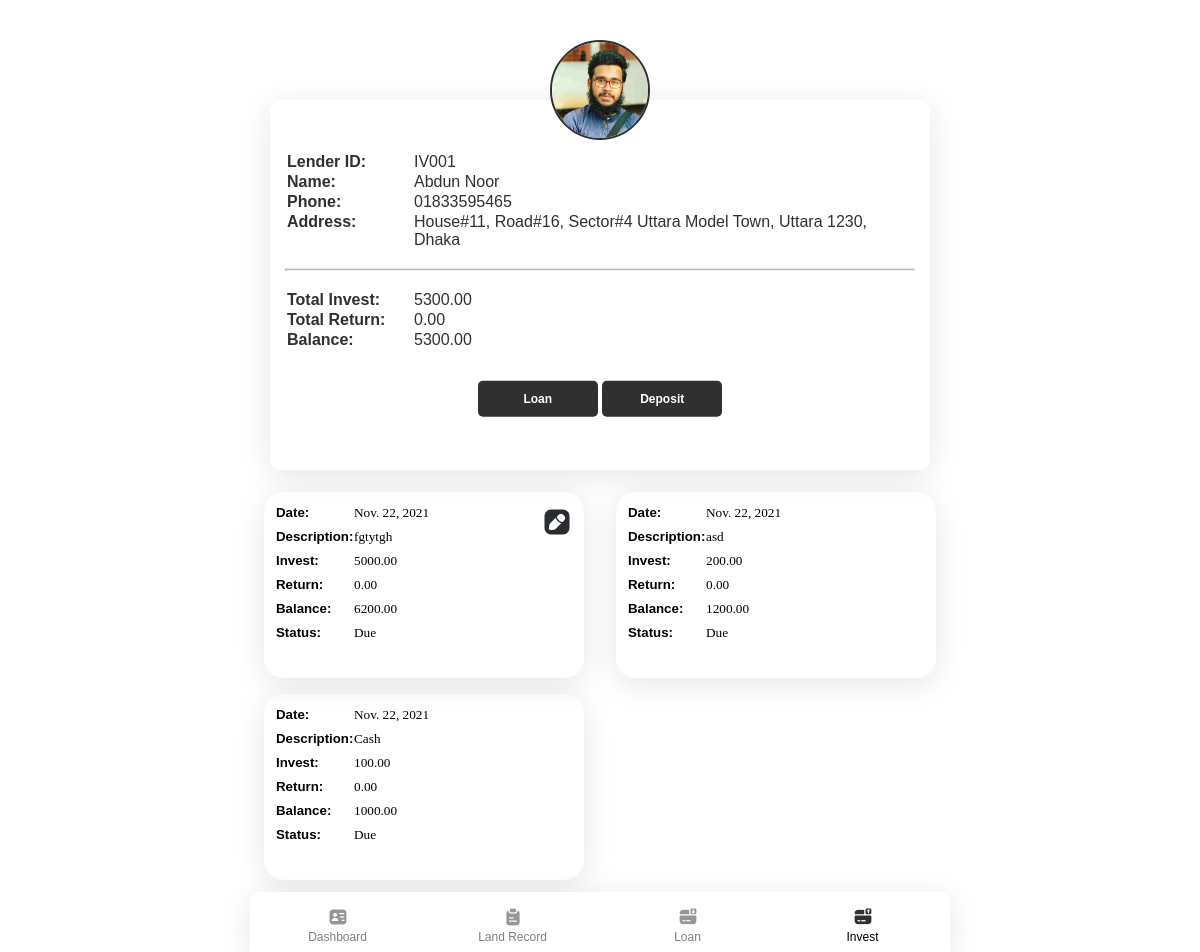
Page /lenderprofile/1 (signed in) on the committed database.
### app/models.py (models this page shows, shortened)
class Lender(models.Model):
    lenderName = models.CharField(max_length=50)
    phone = models.CharField(max_length=15, blank=True, null= True)
    address = models.TextField(blank=True, null= True)
    img = models.ImageField(default='avatar.png', upload_to='pics')
    investor = models.ForeignKey(User, on_delete=models.SET_NULL, blank=True, null=True)
    totalbalance = models.FloatField(default=0, null=True, blank=True)
    def __str__(self):
        return "IV00" +str(self.id)

class Invest(models.Model):
    lender = models.ForeignKey(Lender, on_delete=models.SET_NULL, blank=True, null=True)
    description = models.TextField(blank=True, null= True)
    invest = models.FloatField(default=0, null=True, blank=True)
    retern = models.FloatField(default=0, null=True, blank=True)
    balance = models.FloatField(default=0, null=True, blank=True)
    date = models.DateField( default=datetime.date.today)
    status = models.BooleanField(default=False, null=True, blank=False)

### app/views.py (the view)
# urls.py: path('lenderprofile/<int:id>', views.lenderprofile, name='lenderprofile'),
@login_required(login_url='login')
def lenderprofile(request, id):
    if request.method == 'POST' and request.FILES['img']:
        i = request.FILES['img']
        profile = Lender.objects.get(id=id)
        profile.img = i
        profile.save()
        return redirect("lenderprofile", id)
    else:
        profile = Lender.objects.get(id=id)
        accounts = Invest.objects.filter(lender=profile).order_by('-id')
        total_invest, total_return, b = total_count_lender(accounts)
        return render(request, "app/lenderprofile.html",{
            "profile": profile,
            "accounts": accounts,
            "total_return": total_return,
            "total_invest": total_invest,
            "Due": b,
        })

### app/views.py (called while the page is built)
def total_count_lender(accounts):
    total_invest = 0
    total_return = 0
    b = 0
    for account in accounts:
        total_invest = total_invest + account.invest
        total_return = total_return + account.retern
    b = total_invest - total_return
    return total_invest, total_return, b

### app/templates/app/lenderprofile.html (shortened to what this page needs)
{% extends "app/layout.html" %}
{% block body %}
<header class="profile" style="text-align: center;">
  <div class="image-upload">
    <label onclick="imagePreview(imgbtn)" id="imgbtn">
        <img src="{{ profile.img.url }}" />
    </label>
</div>
<div class="info">
  <div class="profileinfo">
    <table>
      <tr><td class="column_left">Lender ID: </td><td class="column_right" >{{ profile }}</td></tr>
    <tr><td class="column_left">Name: </td><td class="column_right">{{ profile.lenderName }}</td></tr>
    <tr><td class="column_left">Phone: </td><td class="column_right">{{ profile.phone }}</td></tr>
    <tr><td class="column_left">Address: </td><td class="column_right">{{ profile.address }}</td></tr>
    </table>
  </div>
  <br>
  <hr>
  <br>
  <div class="infototal">
    <table>
      <tr><td class="column_left">Total Invest: </td><td class="column_right">{{ total_invest|floatformat:2 }}</td></tr>
    <tr><td class="column_left">Total Return: </td><td class="column_right">{{ total_return|floatformat:2 }}</td></tr>
    <tr><td class="column_left">Balance: </td><td class="column_right">{{ Due|floatformat:2 }}</td></tr>
    </table>
    <br>
  </div>
    <div class="buttondiv">
        <button class="samebuttons" type="button" onclick="ModalFunc(loanbtn)" id="loanbtn">Loan</button>
        <button class="samebuttons" type="button" onclick="ModalFunc(depositbtn)" id="depositbtn">Deposit</button>
    </div>
</div>
</header>
<div class="list-cards">
  {% for account in accounts %}
  <div class="card list">
      <h5>Date: <span class="lightword">{{ account.date }}</span></h5>
      <h5>Description: <span class="lightword">{{ account.description }}</span></h5>
      <h5>Invest: <span class="lightword">{{ account.invest|floatformat:2 }}</span></h5>
      <h5>Return: <span class="lightword">{{ account.retern|floatformat:2 }}</span></h5>
      <h5>Balance: <span class="lightword">{{ account.balance|floatformat:2 }}</span></h5>
      <h5>Status: <span class="lightword">{% if account.status %} Paid {% else %} Due {% endif %}</span></h5>
      {% if forloop.counter == 1 %}
        <a href="{% url 'edit' account.id 'investedit' account.lender %}"><img src="{% static 'app/img/icon/edit.png' %}" alt=""></a>
      {% endif %}
  </div>
  {% endfor %}
</div>
{% endblock %}

### app/static/app/css/main.css (style rules this page uses)
* { margin: 0; padding: 0; box-sizing: border-box; font-family: 'Poppins', sans-serif; }
html, body { height: 100%; max-width: 700px; margin: auto; }
header { margin: 50px 20px 0 20px; color: #313030; }
.list-cards { display: grid; grid-template-columns: repeat(auto-fit, minmax(320px, max-content)); grid-gap: 12px; justify-content: center; margin-top: 20px; padding-bottom: 70px; }
.card { width: 320px; height: 117px; margin: 2px 10px; box-shadow: 0px 6px 32px rgba(0, 0, 0, 0.1); border-radius: 20px; }
.card img { margin: 15px 0 0 15px; }
.close, .samebuttons, .menuCard button { width: 120px; height: 36px; background: #313030; border-radius: 5px; color: white; border: none; cursor: pointer; font-weight: 600; font-size: 12px; }
.list { padding: 12px; height: 186px; position: relative; }
.list h5 { margin-bottom: 6px; line-height: 18px; }
.list img { position: absolute; top: 0px; right: 12px; }
.lightword { font-family: Poppins; font-style: normal; font-weight: 500; position: absolute; left: 90px; }
table, tr { font-weight: bold; vertical-align: text-top; }
.column_left { width: 110px; }
.column_right { font-weight: 500; padding-left: 15px; }
.buttondiv { text-align: center; margin-top: 12px; }
.profile { background: #ffffff; box-shadow: 0px 6px 32px rgba(0, 0, 0, 0.1); border-radius: 10px; margin-top: 100px; }
.profile img { width: 100px; height: 100px; background: #C4C4C4; border-radius: 50%; object-fit: cover; border: 2px solid #313030; box-sizing: border-box; transform: translatey(-60%); }
.info { transform: translatey(-20%); margin: 0 15px; text-align: left; }
.info hr { border-top: 1px solid #a0a0a0; }

### rows in the picture
Lender: img (picture), id "IV001", lenderName "Abdun Noor", phone "01833595465", address "House#11, Road#16, Sector#4 Uttara Model Town, Uttara 1230, Dhaka"
Invest: date "Nov. 22, 2021", description "fgtytgh", invest "5000.00", retern "0.00", balance "6200.00", status "Due"
Invest: date "Nov. 22, 2021", description "asd", invest "200.00", retern "0.00", balance "1200.00", status "Due"
Invest: date "Nov. 22, 2021", description "Cash", invest "100.00", retern "0.00", balance "1000.00", status "Due"

### other values in the picture
{{ total_invest|floatformat:2 }} "5300.00"
{{ total_return|floatformat:2 }} "0.00"
{{ Due|floatformat:2 }} "5300.00"
